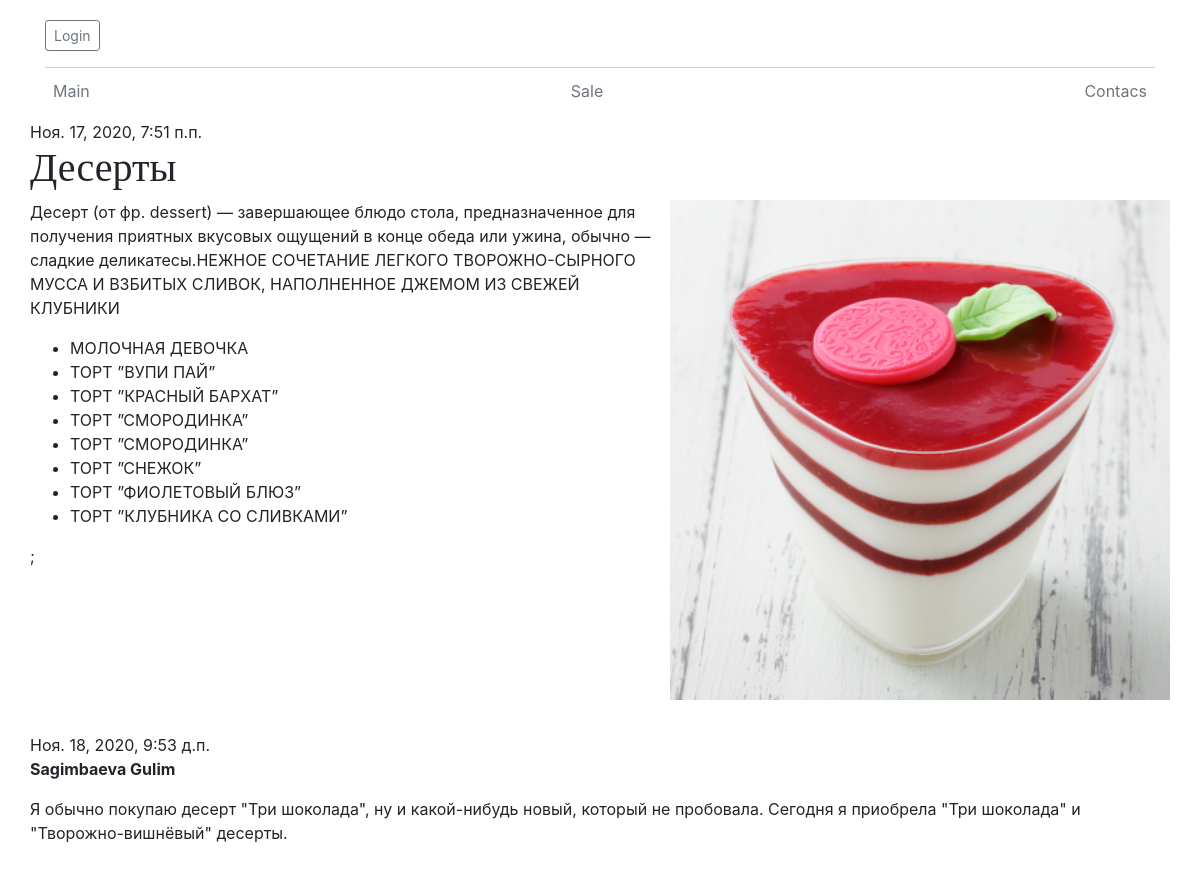
The page /post/30/ on the database its author committed.
### blog/models.py (models this page shows, shortened)
class Post(models.Model):
    author = models.ForeignKey(settings.AUTH_USER_MODEL, on_delete=models.CASCADE)
    title = models.CharField(max_length=200)
    text = models.TextField()
    created_date = models.DateTimeField(default=timezone.now)
    published_date = models.DateTimeField(blank=True, null=True)
    image = models.ImageField(null=True, blank=True, upload_to='images/')

class Comment(models.Model):
        post = models.ForeignKey('blog.Post', on_delete=models.CASCADE, related_name='comments')
        author = models.CharField(max_length=200)
        text = models.TextField()
        created_date = models.DateTimeField(default=timezone.now)
        approved_comment = models.BooleanField(default=False)

### blog/views.py (the view)
# urls.py: path('post/<int:pk>/', views.post_detail, name='post_detail'),
def post_detail(request, pk):
    post = get_object_or_404(Post, pk=pk)
    return render(request, 'blog/post_detail.html', {'post': post})

### blog/templates/blog/post_detail.html (shortened to what this page needs)
{% extends 'blog/base.html' %}
{% load bootstrap4 %}
{% block content %}
    <div class="post">
        {% if post.published_date %}
    <div class="date">
        {{ post.published_date }}
    </div>
{% else %}
    <a class="btn btn-default" href="{% url 'post_publish' pk=post.pk %}">Publish</a>
{% endif %}
        <h1>{{ post.title }}</h1>
        <img src="{{ post.image.url }}" style="width: 500px; height: 500px;">
        <p>{{ post.text|linebreaksbr }}</p>
        <ul>
            <li>МОЛОЧНАЯ ДЕВОЧКА</li>
            <li>ТОРТ ”ВУПИ ПАЙ” </li>
            <li>ТОРТ ”КРАСНЫЙ БАРХАТ”</li>
            <li>ТОРТ ”СМОРОДИНКА”</li>
            <li>ТОРТ ”СМОРОДИНКА”</li>
            <li>ТОРТ ”СНЕЖОК”</li>
            <li>ТОРТ ”ФИОЛЕТОВЫЙ БЛЮЗ”</li>
            <li>ТОРТ ”КЛУБНИКА СО СЛИВКАМИ”</li>
        </ul>;
    </div>
{% for comment in post.comments.all %}
    {% if user.is_authenticated or comment.approved_comment %}
    <div class="comment">
        <div class="date">
            {{ comment.created_date }}
        </div>
        <strong>{{ comment.author }}</strong>
        <p>{{ comment.text|linebreaks }}</p>
    </div>
    {% endif %}
{% empty %}
    <p>No comments here yet :(</p>
{% endfor %}
{% endblock %}

### blog/templates/blog/base.html (style rules this page uses)
h1, h2, h3, h4, h5, h6 { font-family: "Playfair Display", Georgia, "Times New Roman", serif; }
img { float: right; }

### rows shown on the page
Post: published_date "Ноя. 17, 2020, 7:51 п.п.", title "Десерты", image (picture), text "Десерт (от фр. dessert) — завершающее блюдо стола, предназначенное для получения приятных вкусовых ощущений в конце обеда или ужина, обычно — сладкие деликатесы.НЕЖНОЕ СОЧЕТАНИЕ ЛЕГКОГО ТВОРОЖНО-СЫРНОГО МУССА И ВЗБИТЫХ СЛИВОК, НАПОЛНЕННОЕ ДЖЕМОМ ИЗ СВЕЖЕЙ КЛУБНИКИ"
Comment: created_date "Ноя. 18, 2020, 9:53 д.п.", author "Sagimbaeva Gulim", text "Я обычно покупаю десерт \"Три шоколада\", ну и какой-нибудь новый, который не пробовала. Сегодня я приобрела \"Три шоколада\" и \"Творожно-вишнёвый\" десерты."
